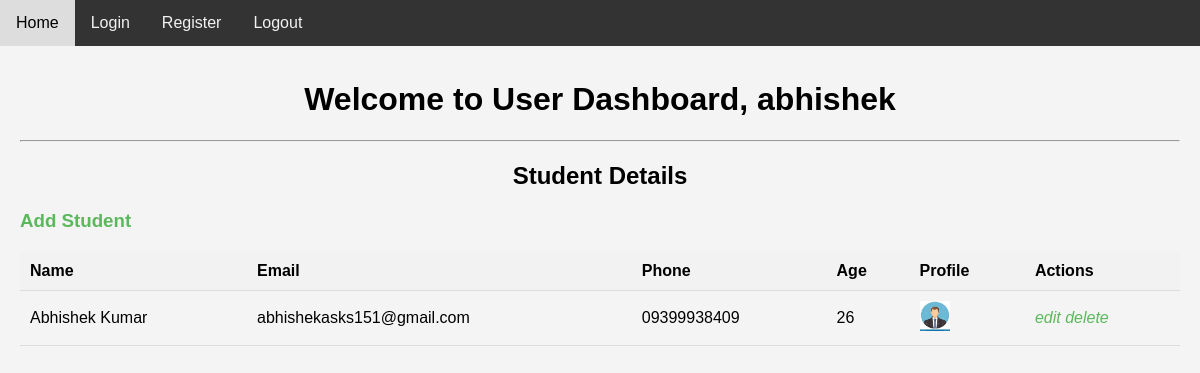
Page /user-dash (signed in) on the committed database.
### APP/models.py (models this page shows, shortened)
class MyUser(AbstractUser):
    GENDER_CHOICES = (
        ('Male', 'Male'),
        ('Female', 'Female'),
        ('Other', 'Other'),
    )
    ADMIN = 1
    USER = 2
    ROLES = (
        (ADMIN, 'Admin User'),
        (USER, 'User'),
    )
    role = models.IntegerField(
        choices=ROLES, default=ROLES[1][0], blank=True, null=True)
    gender = models.CharField(
        choices=GENDER_CHOICES, default=GENDER_CHOICES[0], max_length=20, blank=True, null=True)
    def __str__(self):
        return self.username

class Student(models.Model):
    name = models.CharField(max_length=100, null=True, blank=True)
    age = models.PositiveIntegerField(null=True, blank=True)
    email = models.EmailField(max_length=100, null=True, blank=True)
    phone = models.CharField(max_length=15, null=True, blank=True)
    photo = models.ImageField(upload_to='Profile', blank=True, null=True)

### APP/views.py (the view)
# urls.py: path('user-dash', views.user_dashboard, name="user_dashboard"),
@login_required(login_url="/login")
@user_passes_test(UserRole, login_url="/login")
def user_dashboard(request):
    students = Student.objects.all()
    contexts = {'students': students}
    return render(request, 'user_dashboard.html', contexts)

### APP/views.py (called while the page is built)
def UserRole(user):
    return user.role == 2

### APP/templates/user_dashboard.html (shortened to what this page needs)
{% load static %}
<!DOCTYPE html>
<html lang="en">
<head>
    <link href="{% static 'css/style.css' %}" rel="stylesheet">
</head>
<body>
    <div class="navbar">
        <a href="/">Home</a>
        <a href="/login/">Login</a>
        <a href="/register/">Register</a>
        <a href="/logout/">Logout</a>
    </div>
    <div class="content">
        <center><h1>Welcome to User Dashboard, {{request.user}}</h1></center>
        <hr>
        <h2>Student Details</h2>
        <h3>
            <a href="/student-add/">Add Student</a>
        </h3>
        <div>
            <table>
                <thead>
                    <tr>
                        <th>Name</th>
                        <th>Email</th>
                        <th>Phone</th>
                        <th>Age</th>
                        <th>Profile</th>
                        <th>Actions</th>
                    </tr>
                </thead>
                <tbody>
                    {% for student in students %}
                    <tr>
                        <td>{{student.name}}</td>
                        <td>{{student.email}}</td>
                        <td>{{student.phone}}</td>
                        <td>{{student.age}}</td>
                        <td>
                            {% if student.photo %}
                                <img src="{{student.photo.url}}" width="30px" height="30px" alt="">
                            {% endif %}
                        </td>
                        <td>
                            <a href="/student-edit/{{student.id}}/">
                                <i>edit</i>
                            </a>
                            <a href="/student-delete/{{student.id}}/">
                                <i>delete</i>
                            </a>
                        </td>
                    </tr>
                    {% endfor %}
                </tbody>
            </table>
        </div>
    </div>
</body>
</html>

### static/css/style.css (style rules this page uses)
body { font-family: Arial, sans-serif; background-color: #f4f4f4; margin: 0; padding: 0; overflow: hidden; }
h2 { text-align: center; }
a { color: #5cb85c; text-decoration: none; }
.navbar { overflow: hidden; background-color: #333; position: fixed; top: 0; width: 100%; }
.navbar a { float: left; display: block; color: #f2f2f2; text-align: center; padding: 14px 16px; text-decoration: none; }
.content { padding: 60px 20px; }
table { width: 100%; border-collapse: collapse; margin: 20px 0; }
th, td { padding: 10px; text-align: left; border-bottom: 1px solid #ddd; }
th { background-color: #f2f2f2; }

### rows in the picture
MyUser: user "abhishek"
Student: name "Abhishek Kumar", email "abhishekasks151@gmail.com", phone "09399938409", age "26", photo (picture)
